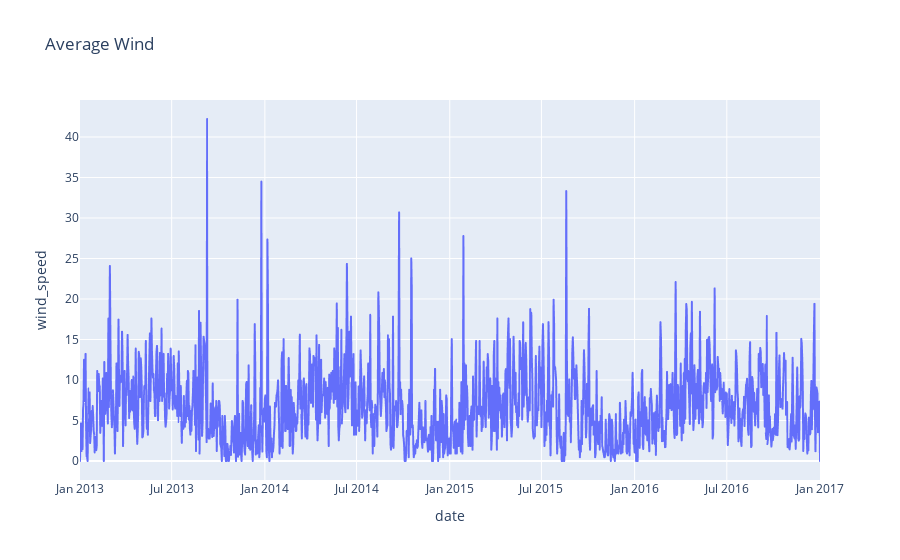

This figure's notebook cell:
### Code cell
px.line(df, x="date",y="wind_speed", title="Average Wind")

### Figure 1 — Plotly figure (JSON) as saved in the notebook; plotly's stock layout.template omitted (floating-point values rounded to 4 significant figures; data arrays with more than 128 entries replaced by an {"elided": "..."} marker saying what was removed)
{"data": [{"hovertemplate": "date=%{x}<br>wind_speed=%{y}<extra></extra>", "legendgroup": "", "line": {"color": "#636efa", "dash": "solid"}, "marker": {"symbol": "circle"}, "mode": "lines", "name": "", "showlegend": false, "type": "scattergl", "x": {"elided": "1462 str values"}, "xaxis": "x", "y": {"elided": "1462 float values"}, "yaxis": "y"}], "layout": {"autosize": true, "legend": {"tracegroupgap": 0}, "title": {"text": "Average Wind"}, "xaxis": {"anchor": "y", "autorange": true, "domain": [0, 1], "range": ["2013-01-01", "2017-01-01"], "title": {"text": "date"}, "type": "date"}, "yaxis": {"anchor": "x", "autorange": true, "domain": [0, 1], "range": [-2.346, 44.57], "title": {"text": "wind_speed"}, "type": "linear"}}}
